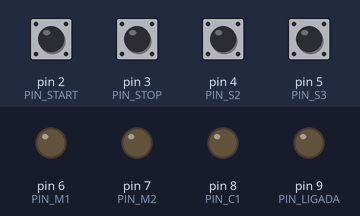
The sketch below on a simulated Arduino Uno, built with avr-gcc and run on an emulated ATmega328P. Shown: output pins drawn as LEDs (lit = HIGH). The inputs (shaded band) are chosen by the test bench; at power-on: pin 2 (PIN_START), pin 3 (PIN_STOP), pin 4 (PIN_S2), pin 5 (PIN_S3) HIGH.

Above: at 1.2 s.
1.3 s: pin 2 (PIN_START) pulled LOW for 0.15 s
At 1.6 s:
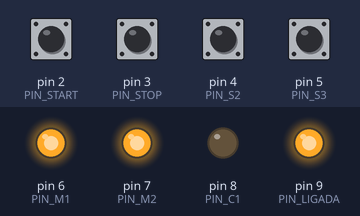
2.9 s: pin 4 (PIN_S2) pulled LOW for 0.15 s
At 3.6 s:
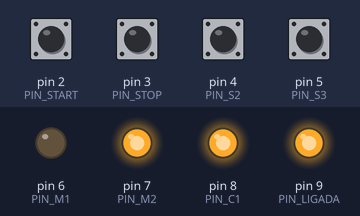
6.0 s: pin 4 (PIN_S2) pulled LOW for 1 s
At 7.7 s:
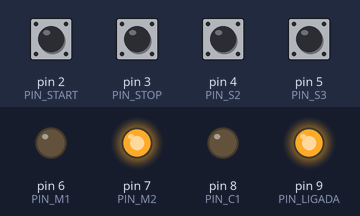
9.4 s: pin 3 (PIN_STOP) pulled LOW for 0.15 s
At 10.2 s:
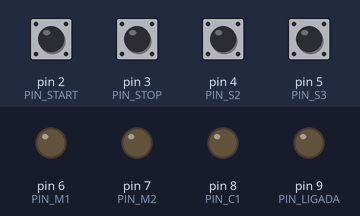
Timing chart, 0 to 12.0 s (numbered marks = the images above; inputs shaded):
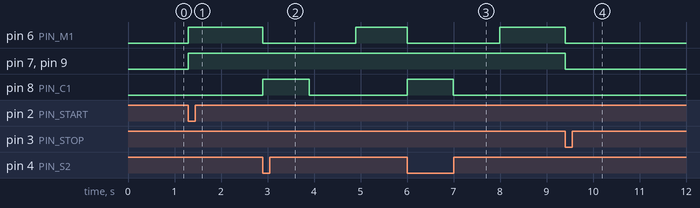

Measured:
- after the input at 1.3 s, pin 6 (PIN_M1), pin 7 (PIN_M2), pin 9 (PIN_LIGADA): LOW → HIGH at once
- after the input at 2.9 s, pin 6 (PIN_M1): HIGH → LOW at once, → HIGH 2.0 s later; pin 8 (PIN_C1): LOW → HIGH at once, → LOW 1.0 s later
- after the input at 6.0 s, pin 6 (PIN_M1): HIGH → LOW at once, → HIGH 2.0 s later; pin 8 (PIN_C1): LOW → HIGH at once, → LOW 1.0 s later
- after the input at 9.4 s, pin 6 (PIN_M1), pin 7 (PIN_M2), pin 9 (PIN_LIGADA): HIGH → LOW at once

The sketch:

ex05_cortador_chapas.ino
```cpp
const int PIN_START = 2;
const int PIN_STOP  = 3;
const int PIN_S2    = 4;
const int PIN_S3    = 5;

const int PIN_M1     = 6;
const int PIN_M2     = 7;
const int PIN_C1     = 8;
const int PIN_LIGADA = 9;

const unsigned long TEMPO_AVANCO  = 1000UL;
const unsigned long TEMPO_RECUO   = 1000UL;
const int TOTAL_CORTES = 5;

enum Estado { IDLE, ALIMENTA_CHAPA, CORTE_AVANCA, CORTE_RECUA, AVANCA_CAIXA };
Estado estado = IDLE;

unsigned long tCilindro = 0;
int contadorCortes = 0;

void setup() {
  pinMode(PIN_START, INPUT_PULLUP);
  pinMode(PIN_STOP,  INPUT_PULLUP);
  pinMode(PIN_S2, INPUT_PULLUP);
  pinMode(PIN_S3, INPUT_PULLUP);

  pinMode(PIN_M1, OUTPUT);
  pinMode(PIN_M2, OUTPUT);
  pinMode(PIN_C1, OUTPUT);
  pinMode(PIN_LIGADA, OUTPUT);
}

void loop() {
  bool start = (digitalRead(PIN_START) == LOW);
  bool stop  = (digitalRead(PIN_STOP)  == LOW);
  bool s2 = (digitalRead(PIN_S2) == LOW);
  bool s3 = (digitalRead(PIN_S3) == LOW);

  if (stop) {
    estado = IDLE;
    digitalWrite(PIN_M1, LOW);
    digitalWrite(PIN_M2, LOW);
    digitalWrite(PIN_C1, LOW);
    digitalWrite(PIN_LIGADA, LOW);
    return;
  }

  switch (estado) {

    case IDLE:
      if (start) {
        digitalWrite(PIN_LIGADA, HIGH);
        contadorCortes = 0;
        digitalWrite(PIN_M1, HIGH);
        digitalWrite(PIN_M2, HIGH);
        estado = ALIMENTA_CHAPA;
      }
      break;

    case ALIMENTA_CHAPA:

      if (s2) {
        digitalWrite(PIN_M1, LOW);
        digitalWrite(PIN_C1, HIGH);
        tCilindro = millis();
        estado = CORTE_AVANCA;
      }
      break;

    case CORTE_AVANCA:
      if (millis() - tCilindro >= TEMPO_AVANCO) {
        digitalWrite(PIN_C1, LOW);
        tCilindro = millis();
        estado = CORTE_RECUA;
      }
      break;

    case CORTE_RECUA:
      if (millis() - tCilindro >= TEMPO_RECUO) {
        contadorCortes++;
        if (contadorCortes < TOTAL_CORTES) {

          digitalWrite(PIN_M1, HIGH);
          estado = ALIMENTA_CHAPA;
        } else {

          estado = AVANCA_CAIXA;
        }
      }
      break;

    case AVANCA_CAIXA:

      if (s3) {
        digitalWrite(PIN_M2, LOW);
        digitalWrite(PIN_LIGADA, LOW);
        estado = IDLE;
      }
      break;
  }
}
```
